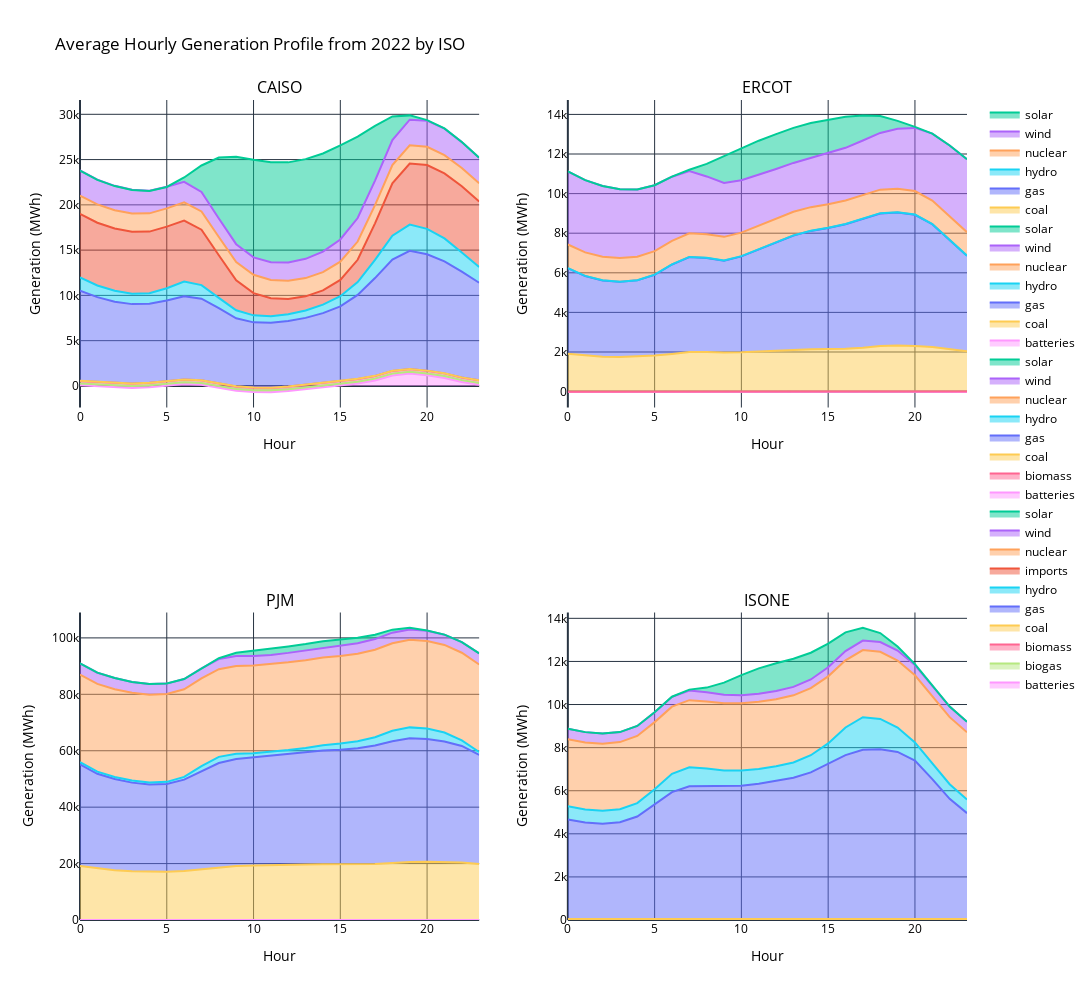

Source (notebook cell):
### Code cell
ling2 = plot_hourly_gen(ISO_dict, "/Users/evanlipton/Desktop/Thesis/generation_figures")

### Figure 1 — Plotly figure (JSON) as saved in the notebook; plotly's stock layout.template omitted (floating-point values rounded to 4 significant figures)
{"data": [{"line": {"color": "#FF97FF"}, "name": "batteries", "stackgroup": "one", "x": [0, 1, 2, 3, 4, 5, 6, 7, 8, 9, 10, 11, 12, 13, 14, 15, 16, 17, 18, 19, 20, 21, 22, 23], "y": [63.53, -30.81, -151.1, -223.2, -133.5, 40.17, 211.0, 134.3, -214.8, -543.6, -664.4, -685.1, -559.9, -364.5, -165.0, 68.56, 273.4, 604.5, 1159.0, 1364.0, 1180.0, 885.3, 439.2, 128.0], "type": "scatter", "xaxis": "x", "yaxis": "y"}, {"line": {"color": "#B6E880"}, "name": "biogas", "stackgroup": "one", "x": [0, 1, 2, 3, 4, 5, 6, 7, 8, 9, 10, 11, 12, 13, 14, 15, 16, 17, 18, 19, 20, 21, 22, 23], "y": [201.9, 202.1, 202.3, 202.4, 202.2, 201.8, 200.8, 199.7, 199.0, 198.1, 197.7, 197.4, 197.5, 197.9, 198.8, 199.3, 199.9, 200.8, 201.5, 202.3, 202.8, 202.0, 201.3, 201.4], "type": "scatter", "xaxis": "x", "yaxis": "y"}, {"line": {"color": "#FF6692"}, "name": "biomass", "stackgroup": "one", "x": [0, 1, 2, 3, 4, 5, 6, 7, 8, 9, 10, 11, 12, 13, 14, 15, 16, 17, 18, 19, 20, 21, 22, 23], "y": [286.9, 285.4, 285.0, 286.0, 286.6, 287.3, 289.9, 291.4, 291.5, 290.1, 289.5, 289.2, 289.2, 289.6, 290.5, 293.4, 297.7, 298.6, 298.1, 298.1, 298.3, 297.9, 294.3, 290.4], "type": "scatter", "xaxis": "x", "yaxis": "y"}, {"line": {"color": "#FECB52"}, "name": "coal", "stackgroup": "one", "x": [0, 1, 2, 3, 4, 5, 6, 7, 8, 9, 10, 11, 12, 13, 14, 15, 16, 17, 18, 19, 20, 21, 22, 23], "y": [8.608, 8.666, 8.681, 8.736, 8.81, 8.874, 8.569, 8.359, 8.321, 8.451, 8.601, 8.657, 8.603, 8.539, 8.549, 8.621, 8.785, 8.822, 8.597, 8.492, 8.437, 8.48, 8.523, 8.584], "type": "scatter", "xaxis": "x", "yaxis": "y"}, {"line": {"color": "#636EFA"}, "name": "gas", "stackgroup": "one", "x": [0, 1, 2, 3, 4, 5, 6, 7, 8, 9, 10, 11, 12, 13, 14, 15, 16, 17, 18, 19, 20, 21, 22, 23], "y": [9952.0, 9339.0, 8962.0, 8761.0, 8717.0, 8902.0, 9201.0, 9000.0, 8304.0, 7521.0, 7190.0, 7176.0, 7241.0, 7385.0, 7704.0, 8215.0, 9268.0, 10800.0, 12290.0, 13050.0, 12850.0, 12360.0, 11680.0, 10770.0], "type": "scatter", "xaxis": "x", "yaxis": "y"}, {"line": {"color": "#19D3F3"}, "name": "hydro", "stackgroup": "one", "x": [0, 1, 2, 3, 4, 5, 6, 7, 8, 9, 10, 11, 12, 13, 14, 15, 16, 17, 18, 19, 20, 21, 22, 23], "y": [1478.0, 1294.0, 1198.0, 1147.0, 1167.0, 1350.0, 1609.0, 1500.0, 1134.0, 876.8, 770.7, 712.2, 745.3, 813.3, 946.8, 1126.0, 1415.0, 2002.0, 2629.0, 2898.0, 2810.0, 2540.0, 2113.0, 1741.0], "type": "scatter", "xaxis": "x", "yaxis": "y"}, {"line": {"color": "#EF553B"}, "name": "imports", "stackgroup": "one", "x": [0, 1, 2, 3, 4, 5, 6, 7, 8, 9, 10, 11, 12, 13, 14, 15, 16, 17, 18, 19, 20, 21, 22, 23], "y": [7014.0, 6928.0, 6887.0, 6850.0, 6795.0, 6800.0, 6738.0, 6123.0, 4713.0, 3320.0, 2459.0, 1989.0, 1675.0, 1564.0, 1562.0, 1802.0, 2469.0, 4041.0, 5781.0, 6747.0, 7045.0, 7187.0, 7315.0, 7232.0], "type": "scatter", "xaxis": "x", "yaxis": "y"}, {"line": {"color": "#FFA15A"}, "name": "nuclear", "stackgroup": "one", "x": [0, 1, 2, 3, 4, 5, 6, 7, 8, 9, 10, 11, 12, 13, 14, 15, 16, 17, 18, 19, 20, 21, 22, 23], "y": [2017.0, 2020.0, 2017.0, 2018.0, 2018.0, 2018.0, 2018.0, 2018.0, 2018.0, 2019.0, 2018.0, 2018.0, 2018.0, 2017.0, 2016.0, 2016.0, 2015.0, 2014.0, 2014.0, 2015.0, 2015.0, 2015.0, 2016.0, 2016.0], "type": "scatter", "xaxis": "x", "yaxis": "y"}, {"line": {"color": "#AB63FA"}, "name": "wind", "stackgroup": "one", "x": [0, 1, 2, 3, 4, 5, 6, 7, 8, 9, 10, 11, 12, 13, 14, 15, 16, 17, 18, 19, 20, 21, 22, 23], "y": [2788.0, 2735.0, 2690.0, 2613.0, 2501.0, 2385.0, 2265.0, 2149.0, 2045.0, 1966.0, 1928.0, 1948.0, 2016.0, 2128.0, 2279.0, 2446.0, 2597.0, 2707.0, 2769.0, 2821.0, 2888.0, 2916.0, 2866.0, 2823.0], "type": "scatter", "xaxis": "x", "yaxis": "y"}, {"line": {"color": "#00CC96"}, "name": "solar", "stackgroup": "one", "x": [0, 1, 2, 3, 4, 5, 6, 7, 8, 9, 10, 11, 12, 13, 14, 15, 16, 17, 18, 19, 20, 21, 22, 23], "y": [-20.37, -23.31, -24.36, -25.27, -26.27, -19.78, 482.1, 2924.0, 6726.0, 9666.0, 10780.0, 11050.0, 11060.0, 11010.0, 10840.0, 10390.0, 8994.0, 6045.0, 2604.0, 479.4, 55.61, 25.35, 9.279, -9.04], "type": "scatter", "xaxis": "x", "yaxis": "y"}, {"line": {"color": "#FF97FF"}, "name": "batteries", "stackgroup": "one", "x": [0, 1, 2, 3, 4, 5, 6, 7, 8, 9, 10, 11, 12, 13, 14, 15, 16, 17, 18, 19, 20, 21, 22, 23], "y": [-18.45, -19.93, -22.38, -27.12, -24.29, -22.15, -17.68, -14.12, -22.21, -26.72, -24.48, -22.88, -21.42, -20.35, -19.3, -18.87, -15.84, -13.97, -12.91, -11.06, -12.36, -13.91, -15.67, -17.68], "type": "scatter", "xaxis": "x2", "yaxis": "y2"}, {"line": {"color": "#FF6692"}, "name": "biomass", "stackgroup": "one", "x": [0, 1, 2, 3, 4, 5, 6, 7, 8, 9, 10, 11, 12, 13, 14, 15, 16, 17, 18, 19, 20, 21, 22, 23], "y": [15.92, 15.06, 14.83, 14.81, 14.83, 15.1, 15.5, 15.86, 16.15, 16.61, 17.16, 17.83, 18.54, 19.09, 19.54, 19.95, 20.31, 20.73, 20.96, 21.03, 20.72, 19.77, 18.59, 17.42], "type": "scatter", "xaxis": "x2", "yaxis": "y2"}, {"line": {"color": "#FECB52"}, "name": "coal", "stackgroup": "one", "x": [0, 1, 2, 3, 4, 5, 6, 7, 8, 9, 10, 11, 12, 13, 14, 15, 16, 17, 18, 19, 20, 21, 22, 23], "y": [1917.0, 1823.0, 1766.0, 1753.0, 1772.0, 1824.0, 1901.0, 1995.0, 2008.0, 1982.0, 1994.0, 2032.0, 2083.0, 2125.0, 2141.0, 2145.0, 2159.0, 2213.0, 2292.0, 2317.0, 2300.0, 2246.0, 2150.0, 2037.0], "type": "scatter", "xaxis": "x2", "yaxis": "y2"}, {"line": {"color": "#636EFA"}, "name": "gas", "stackgroup": "one", "x": [0, 1, 2, 3, 4, 5, 6, 7, 8, 9, 10, 11, 12, 13, 14, 15, 16, 17, 18, 19, 20, 21, 22, 23], "y": [4320.0, 4017.0, 3856.0, 3805.0, 3854.0, 4084.0, 4520.0, 4795.0, 4747.0, 4642.0, 4841.0, 5145.0, 5468.0, 5758.0, 5975.0, 6117.0, 6288.0, 6523.0, 6697.0, 6722.0, 6623.0, 6204.0, 5511.0, 4824.0], "type": "scatter", "xaxis": "x2", "yaxis": "y2"}, {"line": {"color": "#19D3F3"}, "name": "hydro", "stackgroup": "one", "x": [0, 1, 2, 3, 4, 5, 6, 7, 8, 9, 10, 11, 12, 13, 14, 15, 16, 17, 18, 19, 20, 21, 22, 23], "y": [6.255, 8.907, 8.737, 7.251, 6.681, 6.982, 8.574, 10.84, 12.16, 12.06, 12.57, 11.96, 10.76, 10.22, 10.19, 13.24, 14.75, 14.96, 14.44, 11.96, 8.362, 6.246, 4.138, 3.242], "type": "scatter", "xaxis": "x2", "yaxis": "y2"}, {"line": {"color": "#FFA15A"}, "name": "nuclear", "stackgroup": "one", "x": [0, 1, 2, 3, 4, 5, 6, 7, 8, 9, 10, 11, 12, 13, 14, 15, 16, 17, 18, 19, 20, 21, 22, 23], "y": [1188.0, 1188.0, 1188.0, 1188.0, 1189.0, 1189.0, 1189.0, 1189.0, 1189.0, 1189.0, 1189.0, 1189.0, 1189.0, 1189.0, 1189.0, 1189.0, 1189.0, 1189.0, 1189.0, 1189.0, 1189.0, 1189.0, 1189.0, 1189.0], "type": "scatter", "xaxis": "x2", "yaxis": "y2"}, {"line": {"color": "#AB63FA"}, "name": "wind", "stackgroup": "one", "x": [0, 1, 2, 3, 4, 5, 6, 7, 8, 9, 10, 11, 12, 13, 14, 15, 16, 17, 18, 19, 20, 21, 22, 23], "y": [3691.0, 3646.0, 3573.0, 3478.0, 3397.0, 3324.0, 3238.0, 3143.0, 2918.0, 2718.0, 2642.0, 2573.0, 2495.0, 2468.0, 2491.0, 2563.0, 2657.0, 2737.0, 2864.0, 3028.0, 3189.0, 3377.0, 3573.0, 3682.0], "type": "scatter", "xaxis": "x2", "yaxis": "y2"}, {"line": {"color": "#00CC96"}, "name": "solar", "stackgroup": "one", "x": [0, 1, 2, 3, 4, 5, 6, 7, 8, 9, 10, 11, 12, 13, 14, 15, 16, 17, 18, 19, 20, 21, 22, 23], "y": [0.01315, 0.01288, 0.01322, 0.01532, 0.01568, 0.01712, 0.2765, 69.47, 632.5, 1361.0, 1627.0, 1726.0, 1762.0, 1772.0, 1761.0, 1711.0, 1573.0, 1267.0, 858.1, 394.8, 54.11, 0.07418, 0.007192, 0.01151], "type": "scatter", "xaxis": "x2", "yaxis": "y2"}, {"line": {"color": "#FF97FF"}, "name": "batteries", "stackgroup": "one", "x": [0, 1, 2, 3, 4, 5, 6, 7, 8, 9, 10, 11, 12, 13, 14, 15, 16, 17, 18, 19, 20, 21, 22, 23], "y": [0.0, 0.0, 0.0, 0.0, 0.0, 0.0, 0.0, 0.0, 0.0, 0.0, 0.0, 0.0, 0.0, 0.0, 0.0, 0.0, 0.0, 0.0, 0.0, 0.0, 0.0, 0.0, 0.0, 0.0], "type": "scatter", "xaxis": "x3", "yaxis": "y3"}, {"line": {"color": "#FECB52"}, "name": "coal", "stackgroup": "one", "x": [0, 1, 2, 3, 4, 5, 6, 7, 8, 9, 10, 11, 12, 13, 14, 15, 16, 17, 18, 19, 20, 21, 22, 23], "y": [19150.0, 18330.0, 17650.0, 17240.0, 17090.0, 17090.0, 17330.0, 17970.0, 18710.0, 19130.0, 19340.0, 19510.0, 19650.0, 19670.0, 19740.0, 19700.0, 19750.0, 19880.0, 20220.0, 20590.0, 20650.0, 20570.0, 20360.0, 19810.0], "type": "scatter", "xaxis": "x3", "yaxis": "y3"}, {"line": {"color": "#636EFA"}, "name": "gas", "stackgroup": "one", "x": [0, 1, 2, 3, 4, 5, 6, 7, 8, 9, 10, 11, 12, 13, 14, 15, 16, 17, 18, 19, 20, 21, 22, 23], "y": [36010.0, 33490.0, 32330.0, 31450.0, 30910.0, 31120.0, 32420.0, 34870.0, 36940.0, 37910.0, 38290.0, 38760.0, 39350.0, 39820.0, 40340.0, 40670.0, 41150.0, 41940.0, 43130.0, 43810.0, 43520.0, 42740.0, 41340.0, 38730.0], "type": "scatter", "xaxis": "x3", "yaxis": "y3"}, {"line": {"color": "#19D3F3"}, "name": "hydro", "stackgroup": "one", "x": [0, 1, 2, 3, 4, 5, 6, 7, 8, 9, 10, 11, 12, 13, 14, 15, 16, 17, 18, 19, 20, 21, 22, 23], "y": [827.9, 768.3, 741.0, 726.5, 732.4, 772.6, 964.7, 1732.0, 2178.0, 1923.0, 1488.0, 1295.0, 1264.0, 1509.0, 1902.0, 2170.0, 2431.0, 2973.0, 3729.0, 3885.0, 3684.0, 3153.0, 1992.0, 1008.0], "type": "scatter", "xaxis": "x3", "yaxis": "y3"}, {"line": {"color": "#FFA15A"}, "name": "nuclear", "stackgroup": "one", "x": [0, 1, 2, 3, 4, 5, 6, 7, 8, 9, 10, 11, 12, 13, 14, 15, 16, 17, 18, 19, 20, 21, 22, 23], "y": [31010.0, 31090.0, 31100.0, 31110.0, 31110.0, 31110.0, 31070.0, 31070.0, 31080.0, 31080.0, 31090.0, 31070.0, 31060.0, 31050.0, 31050.0, 31040.0, 31030.0, 31020.0, 31020.0, 31030.0, 31040.0, 31050.0, 31050.0, 31020.0], "type": "scatter", "xaxis": "x3", "yaxis": "y3"}, {"line": {"color": "#AB63FA"}, "name": "wind", "stackgroup": "one", "x": [0, 1, 2, 3, 4, 5, 6, 7, 8, 9, 10, 11, 12, 13, 14, 15, 16, 17, 18, 19, 20, 21, 22, 23], "y": [3983.0, 3982.0, 3961.0, 3855.0, 3778.0, 3712.0, 3630.0, 3597.0, 3597.0, 3538.0, 3399.0, 3335.0, 3360.0, 3469.0, 3570.0, 3692.0, 3763.0, 3767.0, 3745.0, 3668.0, 3603.0, 3632.0, 3767.0, 3920.0], "type": "scatter", "xaxis": "x3", "yaxis": "y3"}, {"line": {"color": "#00CC96"}, "name": "solar", "stackgroup": "one", "x": [0, 1, 2, 3, 4, 5, 6, 7, 8, 9, 10, 11, 12, 13, 14, 15, 16, 17, 18, 19, 20, 21, 22, 23], "y": [10.82, 10.77, 10.74, 10.61, 10.13, 10.62, 10.59, 22.67, 301.2, 1136.0, 1811.0, 2100.0, 2237.0, 2273.0, 2244.0, 2151.0, 1939.0, 1522.0, 1067.0, 574.0, 153.9, 21.81, 12.37, 11.11], "type": "scatter", "xaxis": "x3", "yaxis": "y3"}, {"line": {"color": "#FECB52"}, "name": "coal", "stackgroup": "one", "x": [0, 1, 2, 3, 4, 5, 6, 7, 8, 9, 10, 11, 12, 13, 14, 15, 16, 17, 18, 19, 20, 21, 22, 23], "y": [41.71, 40.95, 40.91, 41.68, 42.95, 44.84, 46.69, 47.94, 48.04, 47.83, 48.57, 49.36, 51.33, 51.28, 49.31, 48.7, 48.57, 48.45, 48.54, 47.65, 45.7, 43.9, 42.94, 41.67], "type": "scatter", "xaxis": "x4", "yaxis": "y4"}, {"line": {"color": "#636EFA"}, "name": "gas", "stackgroup": "one", "x": [0, 1, 2, 3, 4, 5, 6, 7, 8, 9, 10, 11, 12, 13, 14, 15, 16, 17, 18, 19, 20, 21, 22, 23], "y": [4622.0, 4484.0, 4429.0, 4500.0, 4762.0, 5309.0, 5889.0, 6156.0, 6165.0, 6144.0, 6180.0, 6270.0, 6401.0, 6551.0, 6799.0, 7184.0, 7605.0, 7856.0, 7872.0, 7753.0, 7351.0, 6496.0, 5581.0, 4916.0], "type": "scatter", "xaxis": "x4", "yaxis": "y4"}, {"line": {"color": "#19D3F3"}, "name": "hydro", "stackgroup": "one", "x": [0, 1, 2, 3, 4, 5, 6, 7, 8, 9, 10, 11, 12, 13, 14, 15, 16, 17, 18, 19, 20, 21, 22, 23], "y": [611.1, 600.4, 595.5, 597.1, 621.9, 712.3, 848.2, 880.8, 813.4, 749.3, 715.5, 694.2, 682.7, 707.5, 798.1, 962.4, 1283.0, 1509.0, 1409.0, 1130.0, 845.6, 734.5, 675.8, 636.4], "type": "scatter", "xaxis": "x4", "yaxis": "y4"}, {"line": {"color": "#FFA15A"}, "name": "nuclear", "stackgroup": "one", "x": [0, 1, 2, 3, 4, 5, 6, 7, 8, 9, 10, 11, 12, 13, 14, 15, 16, 17, 18, 19, 20, 21, 22, 23], "y": [3116.0, 3116.0, 3117.0, 3117.0, 3117.0, 3118.0, 3118.0, 3117.0, 3115.0, 3113.0, 3113.0, 3112.0, 3111.0, 3117.0, 3113.0, 3113.0, 3114.0, 3115.0, 3116.0, 3113.0, 3113.0, 3114.0, 3115.0, 3115.0], "type": "scatter", "xaxis": "x4", "yaxis": "y4"}, {"line": {"color": "#AB63FA"}, "name": "wind", "stackgroup": "one", "x": [0, 1, 2, 3, 4, 5, 6, 7, 8, 9, 10, 11, 12, 13, 14, 15, 16, 17, 18, 19, 20, 21, 22, 23], "y": [487.2, 477.5, 469.5, 465.8, 460.9, 457.7, 454.6, 447.5, 430.0, 397.6, 376.3, 371.6, 378.3, 391.0, 404.3, 418.9, 430.3, 441.7, 453.0, 464.7, 474.3, 489.4, 493.6, 492.9], "type": "scatter", "xaxis": "x4", "yaxis": "y4"}, {"line": {"color": "#00CC96"}, "name": "solar", "stackgroup": "one", "x": [0, 1, 2, 3, 4, 5, 6, 7, 8, 9, 10, 11, 12, 13, 14, 15, 16, 17, 18, 19, 20, 21, 22, 23], "y": [null, null, null, null, null, 1.521, 7.269, 42.45, 213.3, 566.0, 931.8, 1183.0, 1295.0, 1304.0, 1239.0, 1097.0, 869.4, 587.2, 418.9, 187.1, 48.23, 10.46, null, null], "type": "scatter", "xaxis": "x4", "yaxis": "y4"}], "layout": {"xaxis": {"anchor": "y", "domain": [0.0, 0.45], "title": {"text": "Hour"}}, "yaxis": {"anchor": "x", "domain": [0.625, 1.0], "title": {"text": "Generation (MWh)"}}, "xaxis2": {"anchor": "y2", "domain": [0.55, 1.0], "title": {"text": "Hour"}}, "yaxis2": {"anchor": "x2", "domain": [0.625, 1.0], "title": {"text": "Generation (MWh)"}}, "xaxis3": {"anchor": "y3", "domain": [0.0, 0.45], "title": {"text": "Hour"}}, "yaxis3": {"anchor": "x3", "domain": [0.0, 0.375], "title": {"text": "Generation (MWh)"}}, "xaxis4": {"anchor": "y4", "domain": [0.55, 1.0], "title": {"text": "Hour"}}, "yaxis4": {"anchor": "x4", "domain": [0.0, 0.375], "title": {"text": "Generation (MWh)"}}, "annotations": [{"font": {"size": 16}, "showarrow": false, "text": "CAISO", "x": 0.225, "xanchor": "center", "xref": "paper", "y": 1.0, "yanchor": "bottom", "yref": "paper"}, {"font": {"size": 16}, "showarrow": false, "text": "ERCOT", "x": 0.775, "xanchor": "center", "xref": "paper", "y": 1.0, "yanchor": "bottom", "yref": "paper"}, {"font": {"size": 16}, "showarrow": false, "text": "PJM", "x": 0.225, "xanchor": "center", "xref": "paper", "y": 0.375, "yanchor": "bottom", "yref": "paper"}, {"font": {"size": 16}, "showarrow": false, "text": "ISONE", "x": 0.775, "xanchor": "center", "xref": "paper", "y": 0.375, "yanchor": "bottom", "yref": "paper"}], "font": {"color": "black"}, "paper_bgcolor": "rgba(0,0,0,0)", "plot_bgcolor": "rgba(0,0,0,0)", "title": {"text": "Average Hourly Generation Profile from 2022 by ISO"}, "height": 1000, "width": 1400}}
